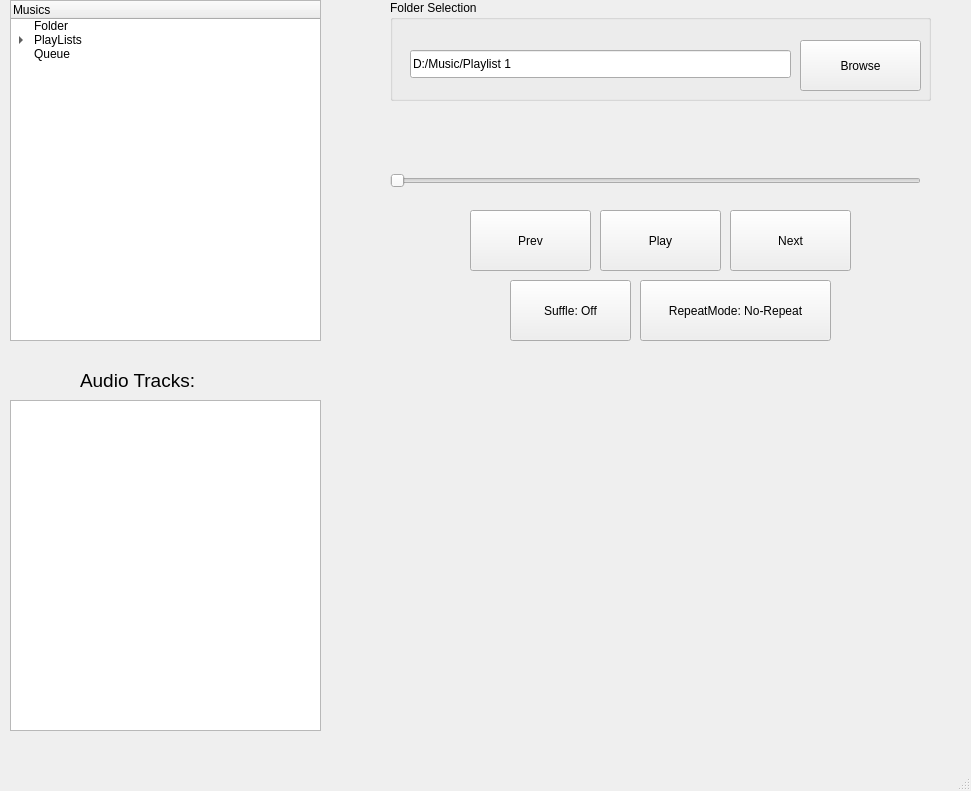
<?xml version="1.0" encoding="UTF-8"?>
<ui version="4.0">
 <class>MusicRoom</class>
 <widget class="QMainWindow" name="MusicRoom">
  <property name="geometry">
   <rect>
    <x>0</x>
    <y>0</y>
    <width>971</width>
    <height>791</height>
   </rect>
  </property>
  <property name="windowTitle">
   <string>Music Room</string>
  </property>
  <property name="autoFillBackground">
   <bool>false</bool>
  </property>
  <property name="styleSheet">
   <string notr="true"/>
  </property>
  <widget class="QWidget" name="centralwidget">
   <widget class="QTreeWidget" name="TreeWidget_Category">
    <property name="geometry">
     <rect>
      <x>10</x>
      <y>0</y>
      <width>311</width>
      <height>341</height>
     </rect>
    </property>
    <column>
     <property name="text">
      <string>Musics</string>
     </property>
    </column>
    <item>
     <property name="text">
      <string>Folder</string>
     </property>
    </item>
    <item>
     <property name="text">
      <string>PlayLists</string>
     </property>
     <item>
      <property name="text">
       <string>Happy</string>
      </property>
     </item>
    </item>
    <item>
     <property name="text">
      <string>Queue</string>
     </property>
    </item>
   </widget>
   <widget class="QListView" name="ListView_AudioTracks">
    <property name="geometry">
     <rect>
      <x>10</x>
      <y>400</y>
      <width>311</width>
      <height>331</height>
     </rect>
    </property>
    <property name="editTriggers">
     <set>QAbstractItemView::EditTrigger::EditKeyPressed</set>
    </property>
   </widget>
   <widget class="QLabel" name="label">
    <property name="geometry">
     <rect>
      <x>80</x>
      <y>360</y>
      <width>151</width>
      <height>41</height>
     </rect>
    </property>
    <property name="font">
     <font>
      <pointsize>14</pointsize>
     </font>
    </property>
    <property name="text">
     <string>Audio Tracks:</string>
    </property>
   </widget>
   <widget class="QPushButton" name="PushButton_PlayPause">
    <property name="geometry">
     <rect>
      <x>600</x>
      <y>210</y>
      <width>121</width>
      <height>61</height>
     </rect>
    </property>
    <property name="text">
     <string>Play</string>
    </property>
   </widget>
   <widget class="QPushButton" name="PushButton_Next">
    <property name="geometry">
     <rect>
      <x>730</x>
      <y>210</y>
      <width>121</width>
      <height>61</height>
     </rect>
    </property>
    <property name="focusPolicy">
     <enum>Qt::FocusPolicy::StrongFocus</enum>
    </property>
    <property name="text">
     <string>Next</string>
    </property>
   </widget>
   <widget class="QPushButton" name="PushButton_Prev">
    <property name="geometry">
     <rect>
      <x>470</x>
      <y>210</y>
      <width>121</width>
      <height>61</height>
     </rect>
    </property>
    <property name="text">
     <string>Prev</string>
    </property>
   </widget>
   <widget class="QPushButton" name="PushButton_Shuffle">
    <property name="geometry">
     <rect>
      <x>510</x>
      <y>280</y>
      <width>121</width>
      <height>61</height>
     </rect>
    </property>
    <property name="text">
     <string>Suffle: Off</string>
    </property>
   </widget>
   <widget class="QGroupBox" name="groupBox">
    <property name="geometry">
     <rect>
      <x>390</x>
      <y>0</y>
      <width>541</width>
      <height>101</height>
     </rect>
    </property>
    <property name="title">
     <string>Folder Selection</string>
    </property>
    <widget class="QPushButton" name="PushButton_Browse">
     <property name="geometry">
      <rect>
       <x>410</x>
       <y>40</y>
       <width>121</width>
       <height>51</height>
      </rect>
     </property>
     <property name="text">
      <string>Browse</string>
     </property>
    </widget>
    <widget class="QLineEdit" name="LineEdit_Path">
     <property name="geometry">
      <rect>
       <x>20</x>
       <y>50</y>
       <width>381</width>
       <height>28</height>
      </rect>
     </property>
     <property name="text">
      <string>D:/Music/Playlist 1</string>
     </property>
     <property name="readOnly">
      <bool>true</bool>
     </property>
    </widget>
   </widget>
   <widget class="QPushButton" name="PushButton_Repeat">
    <property name="geometry">
     <rect>
      <x>640</x>
      <y>280</y>
      <width>191</width>
      <height>61</height>
     </rect>
    </property>
    <property name="text">
     <string>RepeatMode: No-Repeat</string>
    </property>
   </widget>
   <widget class="QSlider" name="horizontalSlider">
    <property name="geometry">
     <rect>
      <x>390</x>
      <y>160</y>
      <width>531</width>
      <height>41</height>
     </rect>
    </property>
    <property name="value">
     <number>0</number>
    </property>
    <property name="orientation">
     <enum>Qt::Orientation::Horizontal</enum>
    </property>
   </widget>
  </widget>
  <widget class="QMenuBar" name="menubar">
   <property name="geometry">
    <rect>
     <x>0</x>
     <y>0</y>
     <width>971</width>
     <height>25</height>
    </rect>
   </property>
  </widget>
  <widget class="QStatusBar" name="statusbar"/>
 </widget>
 <resources/>
 <connections/>
</ui>
